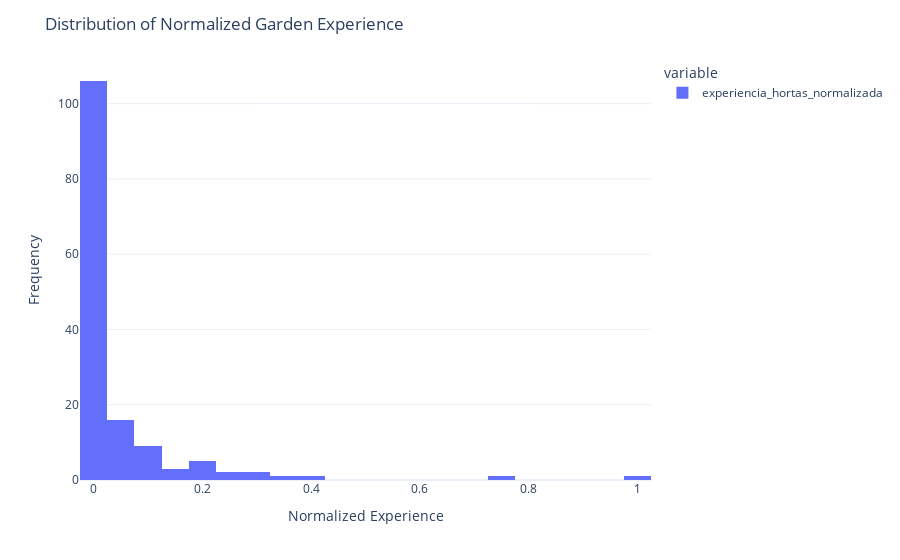

Notebook code cell kept with this figure:
### Markdown cell above
### Experience Normalization and Data Quality

After cleaning and processing the individual experience variables, we create the normalized experience score. This process involves:

1. **Data cleaning**: Handle missing values, outliers, and data entry errors
2. **Composite calculation**: Multiply participation × years × frequency 
3. **Normalization**: Scale to 0-1 range by dividing by maximum value
4. **Quality validation**: Check distribution and identify potential issues

The resulting normalized score provides a continuous measure where:
- **0**: No gardening experience
- **>0 to 1**: Increasing levels of experience based on duration and intensity

### Code cell
fig_hist = df["experiencia_hortas_normalizada"].hist()
fig_hist.update_layout(title="Distribution of Normalized Garden Experience", xaxis_title="Normalized Experience", yaxis_title="Frequency")
fig_hist.show()

# Save the figure
fig_hist.write_html(images_path / "02_diff_experience_histogram.html")
fig_hist.write_image(images_path / "02_diff_experience_histogram.png", width=800, height=500, scale=3)
print(f"Saved: 02_diff_experience_histogram.html and .png")

### Figure 1 — Plotly figure (JSON) as saved in the notebook; plotly's stock layout.template omitted (floating-point values rounded to 4 significant figures; data arrays with more than 128 entries replaced by an {"elided": "..."} marker saying what was removed)
{"data": [{"bingroup": "x", "hovertemplate": "variable=experiencia_hortas_normalizada<br>value=%{x}<br>count=%{y}<extra></extra>", "legendgroup": "experiencia_hortas_normalizada", "marker": {"color": "#636efa", "pattern": {"shape": ""}}, "name": "experiencia_hortas_normalizada", "orientation": "v", "showlegend": true, "type": "histogram", "x": {"elided": "147 float values"}, "xaxis": "x", "yaxis": "y"}], "layout": {"barmode": "relative", "legend": {"title": {"text": "variable"}, "tracegroupgap": 0}, "margin": {"t": 60}, "title": {"text": "Distribution of Normalized Garden Experience"}, "xaxis": {"anchor": "y", "domain": [0, 1], "title": {"text": "Normalized Experience"}}, "yaxis": {"anchor": "x", "domain": [0, 1], "title": {"text": "Frequency"}}}}
